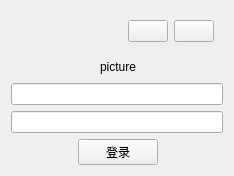
<?xml version="1.0" encoding="UTF-8"?>
<ui version="4.0">
 <class>LoginWidget</class>
 <widget class="QWidget" name="LoginWidget">
  <property name="geometry">
   <rect>
    <x>0</x>
    <y>0</y>
    <width>234</width>
    <height>169</height>
   </rect>
  </property>
  <property name="windowTitle">
   <string>Form</string>
  </property>
  <layout class="QGridLayout" name="gridLayout">
   <item row="0" column="0" colspan="3">
    <widget class="QWidget" name="titlewidget" native="true">
     <layout class="QHBoxLayout" name="horizontalLayout">
      <item>
       <spacer name="horizontalSpacer_3">
        <property name="orientation">
         <enum>Qt::Horizontal</enum>
        </property>
        <property name="sizeHint" stdset="0">
         <size>
          <width>60</width>
          <height>20</height>
         </size>
        </property>
       </spacer>
      </item>
      <item>
       <widget class="QPushButton" name="hidebtn">
        <property name="text">
         <string/>
        </property>
       </widget>
      </item>
      <item>
       <widget class="QPushButton" name="closebtn">
        <property name="text">
         <string/>
        </property>
       </widget>
      </item>
     </layout>
    </widget>
   </item>
   <item row="1" column="0">
    <spacer name="horizontalSpacer">
     <property name="orientation">
      <enum>Qt::Horizontal</enum>
     </property>
     <property name="sizeHint" stdset="0">
      <size>
       <width>63</width>
       <height>20</height>
      </size>
     </property>
    </spacer>
   </item>
   <item row="1" column="1">
    <widget class="QLabel" name="picture">
     <property name="text">
      <string>&lt;html&gt;&lt;head/&gt;&lt;body&gt;&lt;p align=&quot;center&quot;&gt;picture&lt;/p&gt;&lt;/body&gt;&lt;/html&gt;</string>
     </property>
    </widget>
   </item>
   <item row="1" column="2">
    <spacer name="horizontalSpacer_2">
     <property name="orientation">
      <enum>Qt::Horizontal</enum>
     </property>
     <property name="sizeHint" stdset="0">
      <size>
       <width>60</width>
       <height>20</height>
      </size>
     </property>
    </spacer>
   </item>
   <item row="4" column="1">
    <widget class="QPushButton" name="loginbtn">
     <property name="text">
      <string>登录</string>
     </property>
    </widget>
   </item>
   <item row="2" column="0" colspan="3">
    <widget class="QLineEdit" name="jusername"/>
   </item>
   <item row="3" column="0" colspan="3">
    <widget class="QLineEdit" name="kpassword"/>
   </item>
  </layout>
  <zorder>picture</zorder>
  <zorder>titlewidget</zorder>
  <zorder>jusername</zorder>
  <zorder>kpassword</zorder>
  <zorder>loginbtn</zorder>
 </widget>
 <resources/>
 <connections/>
</ui>
